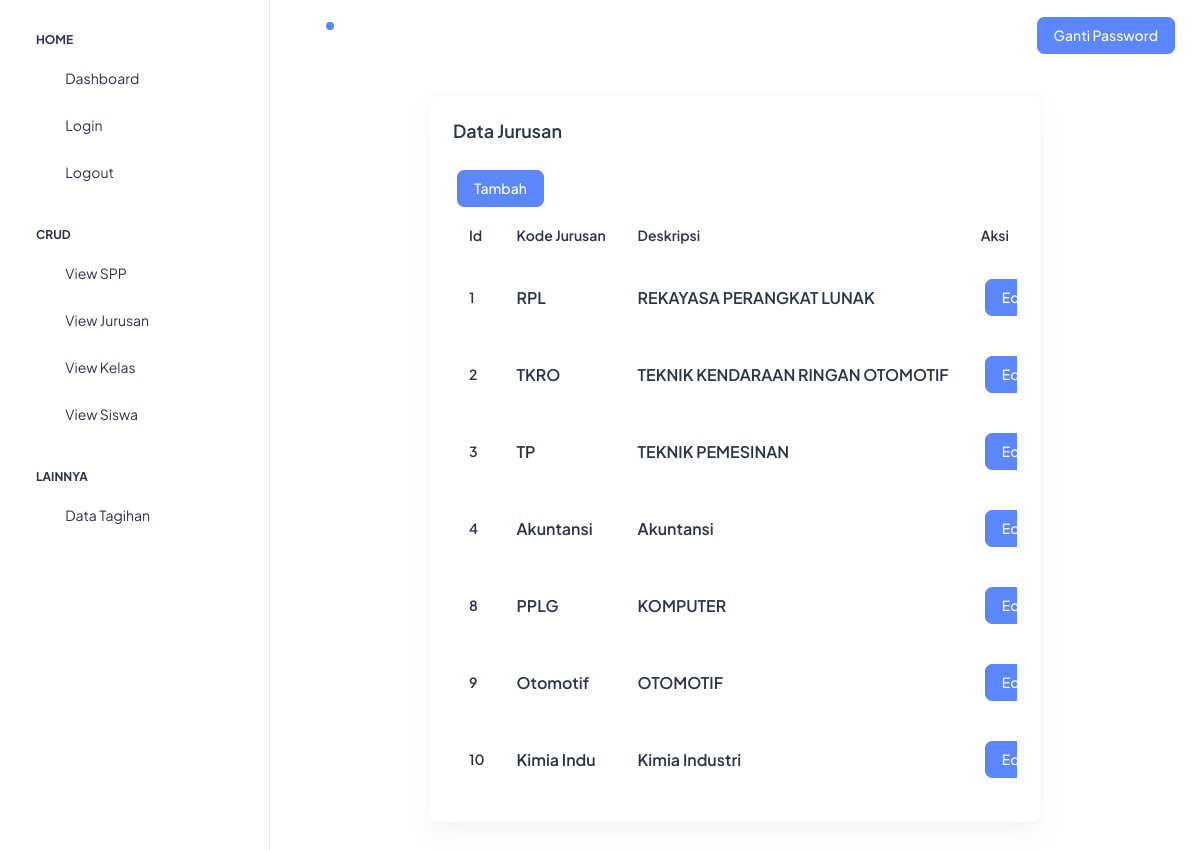
Screenshot of /page/CRUD/Jurusan/viewJurusan.php (signed in) with the database file from the repository.
### tables this page shows
CREATE TABLE `jurusan` (
  `id` int(11) NOT NULL,
  `kode_jurusan` varchar(10) DEFAULT NULL,
  `deskripsi` varchar(50) DEFAULT NULL
);

### config/database.php (called while the page is built, shortened)
<?php
class database{
    public $database = 'uprak_dani_baru';
    public $host = 'localhost';
    public $user = 'root';
    public $pass = '';
    public function koneksi(){
        $this->conn = new mysqli($this->host,$this->user,$this->pass,$this->database);
    }
}
?>

### page/CRUD/Jurusan/viewJurusan.php (the view, shortened to what this page needs)
<?php
include '../../../config/database.php';
$db = new database();
$db->koneksi();
$query = "SELECT * FROM jurusan";
$hasil = $db->conn->query($query);
?>
<head>
    <link rel="stylesheet" href="../../../assets/css/styles.min.css" />
</head>
<body>
    <?php
    include '../../../layout/header.php';
    ?>
    <div class="row d-flex align-items-center justify-content-center">
        <div class="col-lg-8 d-flex align-items-stretch">
            <div class="card w-100 " style="margin-top: 6rem;">
                <div class="card-body p-4 ">
                    <h5 class="card-title fw-semibold mb-4">Data Jurusan</h5>
                    <a href="tambahJurusan.php"class="btn btn-primary m-1">Tambah</a>
                    <div class="table-responsive">
                        <table class="table text-nowrap mb-0 align-middle">
                            <thead class="text-dark fs-4">
                                <tr>
                                    <th class="border-bottom-0">
                                        <h6 class="fw-semibold mb-0">Id</h6>
                                    </th>
                                    <th class="border-bottom-0">
                                        <h6 class="fw-semibold mb-0">Kode Jurusan</h6>
                                    </th>
                                    <th class="border-bottom-0">
                                        <h6 class="fw-semibold mb-0">Deskripsi</h6>
                                    </th>
                                    <th class="border-bottom-0">
                                        <h6 class="fw-semibold mb-0">Aksi</h6>
                                    </th>
                                </tr>
                            </thead>
                            <tbody>
                            <?php
                                foreach($hasil as $data) :
                            ?>
                                <tr>
                                    <td class="border-bottom-0">
                                        <h6 class="fw-semibold mb-0"><?= $data["id"]; ?></h6>
                                    </td>
                                    <td class="border-bottom-0">
                                        <h6 class="fw-semibold mb-0 fs-4"><?= $data["kode_jurusan"]; ?></h6>
                                    </td>
                                    <td class="border-bottom-0">
                                        <h6 class="fw-semibold mb-0 fs-4"><?= $data["deskripsi"]; ?></h6>
                                    </td>
                                    <td class="border-bottom-0">
                                        <h6 class="fw-semibold mb-0 fs-4"><a href="editJurusan.php?id=<?php echo $data['id']; ?>" class="btn btn-primary m-1">Edit</a></h6>
                                    </td>
                                </tr>
                            <?php endforeach; ?>
                            </tbody>
                        </table>
                    </div>
                </div>
            </div>
        </div>
    </div>
</body>
</html>

### layout/header.php (shortened to what this page needs)
<div class="page-wrapper" id="main-wrapper" data-layout="vertical" data-navbarbg="skin6" data-sidebartype="full"
  data-sidebar-position="fixed" data-header-position="fixed">
  <aside class="left-sidebar">
    <div>
      <nav class="sidebar-nav scroll-sidebar" data-simplebar="">
        <ul id="sidebarnav">
          <li class="nav-small-cap">
            <span class="hide-menu">Home</span>
          </li>
          <li class="sidebar-item">
            <a class="sidebar-link" href="../index.php" aria-expanded="false">
              <span>
                <i class="ti ti-layout-dashboard"></i>
              </span>
              <span class="hide-menu">Dashboard</span>
            </a>
          </li>
          <li class="sidebar-item">
            <a class="sidebar-link" href="../page/auth/login.php" aria-expanded="false">
              <span>
                <i class="ti ti-fingerprint"></i>
              </span>
              <span class="hide-menu">Login</span>
            </a>
          </li>
          <li class="sidebar-item">
            <a class="sidebar-link" href="../page/auth/logout.php" aria-expanded="false">
              <span>
                <i class="ti ti-logout"></i>
              </span>
              <span class="hide-menu">Logout</span>
            </a>
          </li>
          <li class="nav-small-cap">
            <span class="hide-menu">CRUD</span>
          </li>
          <li class="sidebar-item">
            <a class="sidebar-link" href="../page/CRUD/SPP/viewSPP.php" aria-expanded="false">
              <span>
                <i class="ti ti-coin"></i>
              </span>
              <span class="hide-menu">View SPP</span>
            </a>
          </li>
          <li class="sidebar-item">
            <a class="sidebar-link" href="../page/CRUD/Jurusan/viewJurusan.php" aria-expanded="false">
              <span>
                <i class="ti ti-book"></i>
              </span>
              <span class="hide-menu">View Jurusan</span>
            </a>
          </li>
          <li class="sidebar-item">
            <a class="sidebar-link" href="../page/CRUD/Kelas/viewKelas.php" aria-expanded="false">
              <span>
                <i class="ti ti-armchair"></i>
              </span>
              <span class="hide-menu">View Kelas</span>
            </a>
          </li>
          <li class="sidebar-item">
            <a class="sidebar-link" href="../page/CRUD/Siswa/viewSiswa.php" aria-expanded="false">
              <span>
                <i class="ti ti-users"></i>
              </span>
              <span class="hide-menu">View Siswa</span>
            </a>
          </li>
          <li class="nav-small-cap">
            <span class="hide-menu">Lainnya</span>
          </li>
          <li class="sidebar-item">
            <a class="sidebar-link" href="../page/Lainnya/Tagihan.php" aria-expanded="false">
              <span>
                <i class="ti ti-brand-cashapp"></i>
              </span>
              <span class="hide-menu">Data Tagihan</span>
            </a>
          </li>
      </nav>
    </div>
  </aside>
  <div class="body-wrapper">
    <header class="app-header">
      <nav class="navbar navbar-expand-lg navbar-light">
        <ul class="navbar-nav">
          <li class="nav-item">
            <a class="nav-link nav-icon-hover" href="javascript:void(0)">
              <i class="ti ti-bell-ringing"></i>
              <div class="notification bg-primary rounded-circle"></div>
            </a>
          </li>
        </ul>
        <div class="navbar-collapse justify-content-end px-0" id="navbarNav">
          <ul class="navbar-nav flex-row ms-auto align-items-center justify-content-end">
            <a href="../page/auth/ubah.php" class="btn btn-primary">Ganti Password</a>
          </ul>
        </div>
      </nav>
    </header>

### rows the page displays
jurusan: id "1", kode_jurusan "RPL", deskripsi "REKAYASA PERANGKAT LUNAK"
jurusan: id "2", kode_jurusan "TKRO", deskripsi "TEKNIK KENDARAAN RINGAN OTOMOTIF"
jurusan: id "3", kode_jurusan "TP", deskripsi "TEKNIK PEMESINAN"
jurusan: id "4", kode_jurusan "Akuntansi", deskripsi "Akuntansi"
jurusan: id "8", kode_jurusan "PPLG", deskripsi "KOMPUTER"
jurusan: id "9", kode_jurusan "Otomotif", deskripsi "OTOMOTIF"
jurusan: id "10", kode_jurusan "Kimia Indu", deskripsi "Kimia Industri"
